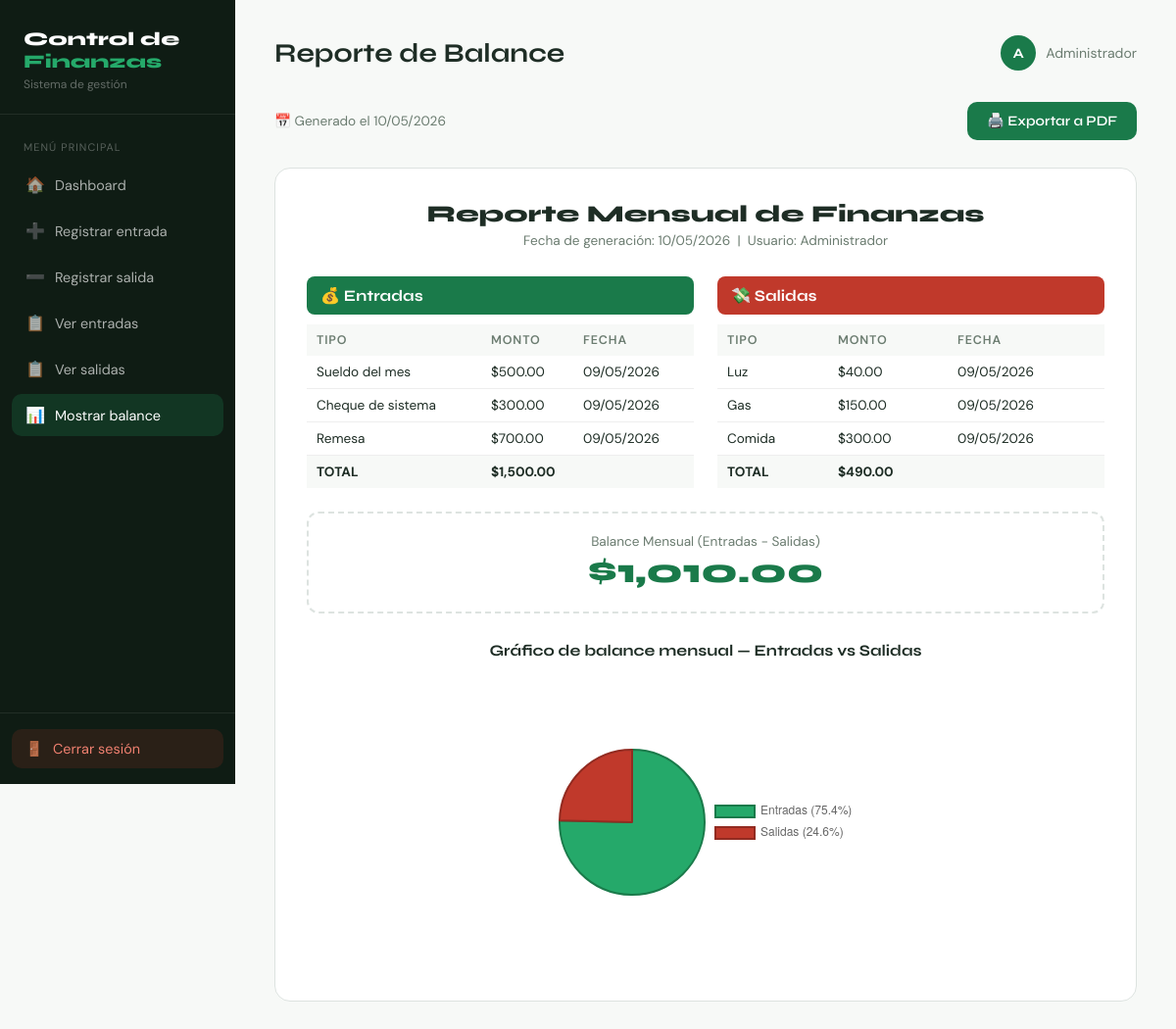
Page /balance.php (signed in) on the committed database.
### tables this page shows
CREATE TABLE IF NOT EXISTS entradas (
  id            INT            NOT NULL AUTO_INCREMENT,
  tipo_entrada  VARCHAR(100)   NOT NULL,
  monto         DECIMAL(10,2)  NOT NULL,
  fecha         DATE           NOT NULL,
  factura       VARCHAR(255)   DEFAULT NULL,
  creado_en     DATETIME       NOT NULL DEFAULT CURRENT_TIMESTAMP,
  PRIMARY KEY (id)
);

CREATE TABLE IF NOT EXISTS salidas (
  id            INT            NOT NULL AUTO_INCREMENT,
  tipo_salida   VARCHAR(100)   NOT NULL,
  monto         DECIMAL(10,2)  NOT NULL,
  fecha         DATE           NOT NULL,
  factura       VARCHAR(255)   DEFAULT NULL,
  creado_en     DATETIME       NOT NULL DEFAULT CURRENT_TIMESTAMP,
  PRIMARY KEY (id)
);

### classes/Conexion.php (called while the page is built, shortened)
<?php
class Conexion {
    private static $instancia = null;
    private $host     = '127.0.0.1';
    private $dbname   = 'finanzas_db';
    private $usuario  = 'root';
    private $password = '';
    private $charset  = 'utf8mb4';
    private function __construct() {
        $dsn = "mysql:host={$this->host};port=3307;dbname={$this->dbname};charset={$this->charset}";
        $opciones = [
            PDO::ATTR_ERRMODE            => PDO::ERRMODE_EXCEPTION,
            PDO::ATTR_DEFAULT_FETCH_MODE => PDO::FETCH_ASSOC,
            PDO::ATTR_EMULATE_PREPARES   => false,
        ];
        try {
            $this->pdo = new PDO($dsn, $this->usuario, $this->password, $opciones);
        } catch (PDOException $e) {
            die("Error de conexión a la BD: " . $e->getMessage());
        }
    }
    public static function obtener() {
        if (self::$instancia == null) {
            self::$instancia = new self();
        }
        return self::$instancia->pdo;
    }
}
?>

### classes/ReporteBalance.php (called while the page is built, shortened)
<?php
require_once 'Entradas.php';
require_once 'Salidas.php';
class ReporteBalance {
    private $entradas;
    private $salidas;
    public function __construct() {
        $this->entradas = new Entradas();
        $this->salidas  = new Salidas();
    }
    public function getEntradas() {
        return $this->entradas->obtenerTodas();
    }
    public function getSalidas() {
        return $this->salidas->obtenerTodas();
    }
    public function getTotalEntradas() {
        return $this->entradas->totalEntradas();
    }
    public function getTotalSalidas() {
        return $this->salidas->totalSalidas();
    }
    public function getBalance() {
        return $this->getTotalEntradas() - $this->getTotalSalidas();
    }
    public function getPorcentajes() {
        $total = $this->getTotalEntradas() + $this->getTotalSalidas();
        return [
            'entradas' => round(($this->getTotalEntradas() / $total) * 100, 1),
            'salidas'  => round(($this->getTotalSalidas()  / $total) * 100, 1),
        ];
    }
}
?>

### classes/Entradas.php (called while the page is built, shortened)
<?php
require_once 'Conexion.php';
class Entradas {
    private $pdo;
    public function __construct() {
        $this->pdo = Conexion::obtener();
    }
    public function obtenerTodas() {
        $sql = "SELECT * FROM entradas ORDER BY fecha DESC";
        $stmt = $this->pdo->query($sql);
        return $stmt->fetchAll();
    }
    public function totalEntradas() {
        $sql = "SELECT SUM(monto) as total FROM entradas";
        $stmt = $this->pdo->query($sql);
        $resultado = $stmt->fetch();
        return $resultado['total'] ? $resultado['total'] : 0;
    }
}
?>

### classes/Salidas.php (called while the page is built, shortened)
<?php
require_once 'Conexion.php';
class Salidas {
    private $pdo;
    public function __construct() {
        $this->pdo = Conexion::obtener();
    }
    public function obtenerTodas() {
        $sql = "SELECT * FROM salidas ORDER BY fecha DESC";
        $stmt = $this->pdo->query($sql);
        return $stmt->fetchAll();
    }
    public function totalSalidas() {
        $sql = "SELECT SUM(monto) as total FROM salidas";
        $stmt = $this->pdo->query($sql);
        $resultado = $stmt->fetch();
        return $resultado['total'] ? $resultado['total'] : 0;
    }
}
?>

### balance.php (the view, shortened to what this page needs)
<?php
require_once 'classes/ReporteBalance.php';
$reporte     = new ReporteBalance();
$entradas    = $reporte->getEntradas();
$salidas     = $reporte->getSalidas();
$totalE      = $reporte->getTotalEntradas();
$totalS      = $reporte->getTotalSalidas();
$balance     = $reporte->getBalance();
$porcentajes = $reporte->getPorcentajes();
$fechaHoy    = date('d/m/Y');
?>
<!DOCTYPE html>
<html lang="es">
<head>
</head>
<body>
<?php include 'includes/sidebar.php'; ?>
<main class="main">
  <div class="topbar">
    <h1>Reporte de Balance</h1>
    <div class="usuario">
      <div class="avatar"><?= strtoupper(substr($_SESSION['usuario_nombre'], 0, 1)) ?></div>
      <?= htmlspecialchars($_SESSION['usuario_nombre']) ?>
    </div>
  </div>
  <div class="reporte-header">
    <p class="fecha-reporte">📅 Generado el <?= $fechaHoy ?></p>
    <button class="btn-pdf" onclick="exportarPDF()">🖨️ Exportar a PDF</button>
  </div>
  <div id="zona-pdf">
    <p class="pdf-titulo">Reporte Mensual de Finanzas</p>
    <p class="pdf-subtitulo">Fecha de generación: <?= $fechaHoy ?> &nbsp;|&nbsp; Usuario: <?= htmlspecialchars($_SESSION['usuario_nombre']) ?></p>
    <div class="tablas-reporte">
      <div class="tabla-reporte e">
        <h3>💰 Entradas</h3>
        <table>
          <thead>
            <tr><th>Tipo</th><th>Monto</th><th>Fecha</th></tr>
          </thead>
          <tbody>
            <?php foreach ($entradas as $e): ?>
            <tr>
              <td><?= htmlspecialchars($e['tipo_entrada']) ?></td>
              <td>$<?= number_format($e['monto'], 2) ?></td>
              <td><?= date('d/m/Y', strtotime($e['fecha'])) ?></td>
            </tr>
            <?php endforeach; ?>
            <tr class="fila-total">
              <td colspan="1"><strong>TOTAL</strong></td>
              <td colspan="2"><strong>$<?= number_format($totalE, 2) ?></strong></td>
            </tr>
          </tbody>
        </table>
      </div>
      <div class="tabla-reporte s">
        <h3>💸 Salidas</h3>
        <table>
          <thead>
            <tr><th>Tipo</th><th>Monto</th><th>Fecha</th></tr>
          </thead>
          <tbody>
            <?php foreach ($salidas as $s): ?>
            <tr>
              <td><?= htmlspecialchars($s['tipo_salida']) ?></td>
              <td>$<?= number_format($s['monto'], 2) ?></td>
              <td><?= date('d/m/Y', strtotime($s['fecha'])) ?></td>
            </tr>
            <?php endforeach; ?>
            <tr class="fila-total">
              <td colspan="1"><strong>TOTAL</strong></td>
              <td colspan="2"><strong>$<?= number_format($totalS, 2) ?></strong></td>
            </tr>
          </tbody>
        </table>
      </div>
    </div>
    <div class="seccion-balance">
      <p class="label">Balance Mensual (Entradas − Salidas)</p>
      <div class="valor-balance <?= $balance >= 0 ? 'pos' : 'neg' ?>">
        $<?= number_format($balance, 2) ?>
      </div>
    </div>
    <div class="grafico-wrapper">
      <h3>Gráfico de balance mensual — Entradas vs Salidas</h3>
      <canvas id="graficoPastel"></canvas>
    </div>
  </div>
</main>
<script>
// ── Gráfico de pastel con Chart.js ──
const ctx = document.getElementById('graficoPastel').getContext('2d');
new Chart(ctx, {
  type: 'pie',
  data: {
    labels: [
      'Entradas (<?= $porcentajes['entradas'] ?>%)',
      'Salidas (<?= $porcentajes['salidas'] ?>%)'
    ],
    datasets: [{
      data: [<?= $totalE ?>, <?= $totalS ?>],
      backgroundColor: ['#25a96a', '#c0392b'],
      borderColor:     ['#1a7a4a', '#922b21'],
      borderWidth: 2,
    }]
  },
  options: {
    responsive: true,
    plugins: {
      legend: { position: 'right' }
    }
  }
});
// ── Exportar a PDF ──
function exportarPDF() {
  const zona = document.getElementById('zona-pdf');
  const opciones = {
    margin:       [10, 10, 10, 10],
    filename:     'reporte_balance.pdf',
    image:        { type: 'jpeg', quality: 0.98 },
    html2canvas:  { scale: 2, useCORS: true },
    jsPDF:        { unit: 'mm', format: 'a4', orientation: 'portrait' }
  };
  html2pdf().set(opciones).from(zona).save();
}
</script>
</body>
</html>

### includes/sidebar.php
<?php
$paginaActual = basename($_SERVER['PHP_SELF']);
?>
<nav class="sidebar">
  <div class="sidebar-logo">
    <h2>Control de<br><span>Finanzas</span></h2>
    <p>Sistema de gestión</p>
  </div>
  <div class="sidebar-nav">
    <span class="nav-label">Menú principal</span>
    <a href="dashboard.php"         class="nav-link <?= $paginaActual === 'dashboard.php'         ? 'activo' : '' ?>"><span class="icon">🏠</span> Dashboard</a>
    <a href="registrar_entrada.php" class="nav-link <?= $paginaActual === 'registrar_entrada.php' ? 'activo' : '' ?>"><span class="icon">➕</span> Registrar entrada</a>
    <a href="registrar_salida.php"  class="nav-link <?= $paginaActual === 'registrar_salida.php'  ? 'activo' : '' ?>"><span class="icon">➖</span> Registrar salida</a>
    <a href="ver_entradas.php"      class="nav-link <?= $paginaActual === 'ver_entradas.php'      ? 'activo' : '' ?>"><span class="icon">📋</span> Ver entradas</a>
    <a href="ver_salidas.php"       class="nav-link <?= $paginaActual === 'ver_salidas.php'       ? 'activo' : '' ?>"><span class="icon">📋</span> Ver salidas</a>
    <a href="balance.php"           class="nav-link <?= $paginaActual === 'balance.php'           ? 'activo' : '' ?>"><span class="icon">📊</span> Mostrar balance</a>
  </div>
  <div class="sidebar-footer">
    <a href="logout.php" class="btn-salir"><span>🚪</span> Cerrar sesión</a>
  </div>
</nav>

### rows in the picture
entradas: tipo_entrada "Sueldo del mes", monto "500.00", fecha "09/05/2026"
entradas: tipo_entrada "Cheque de sistema", monto "300.00", fecha "09/05/2026"
entradas: tipo_entrada "Remesa", monto "700.00", fecha "09/05/2026"
salidas: tipo_salida "Luz", monto "40.00", fecha "09/05/2026"
salidas: tipo_salida "Gas", monto "150.00", fecha "09/05/2026"
salidas: tipo_salida "Comida", monto "300.00", fecha "09/05/2026"

### other values in the picture
substr($_SESSION['usuario_nombre'], 0, 1) "A"
$_SESSION['usuario_nombre'] "Administrador"
$totalE "1,500.00"
$totalS "490.00"
$balance "1,010.00"
chart data {{ $porcentajes['entradas'] }} 75.4
chart data {{ $porcentajes['salidas'] }} 24.6
chart data {{ $totalE }} 1500.00
chart data {{ $totalS }} 490.00
